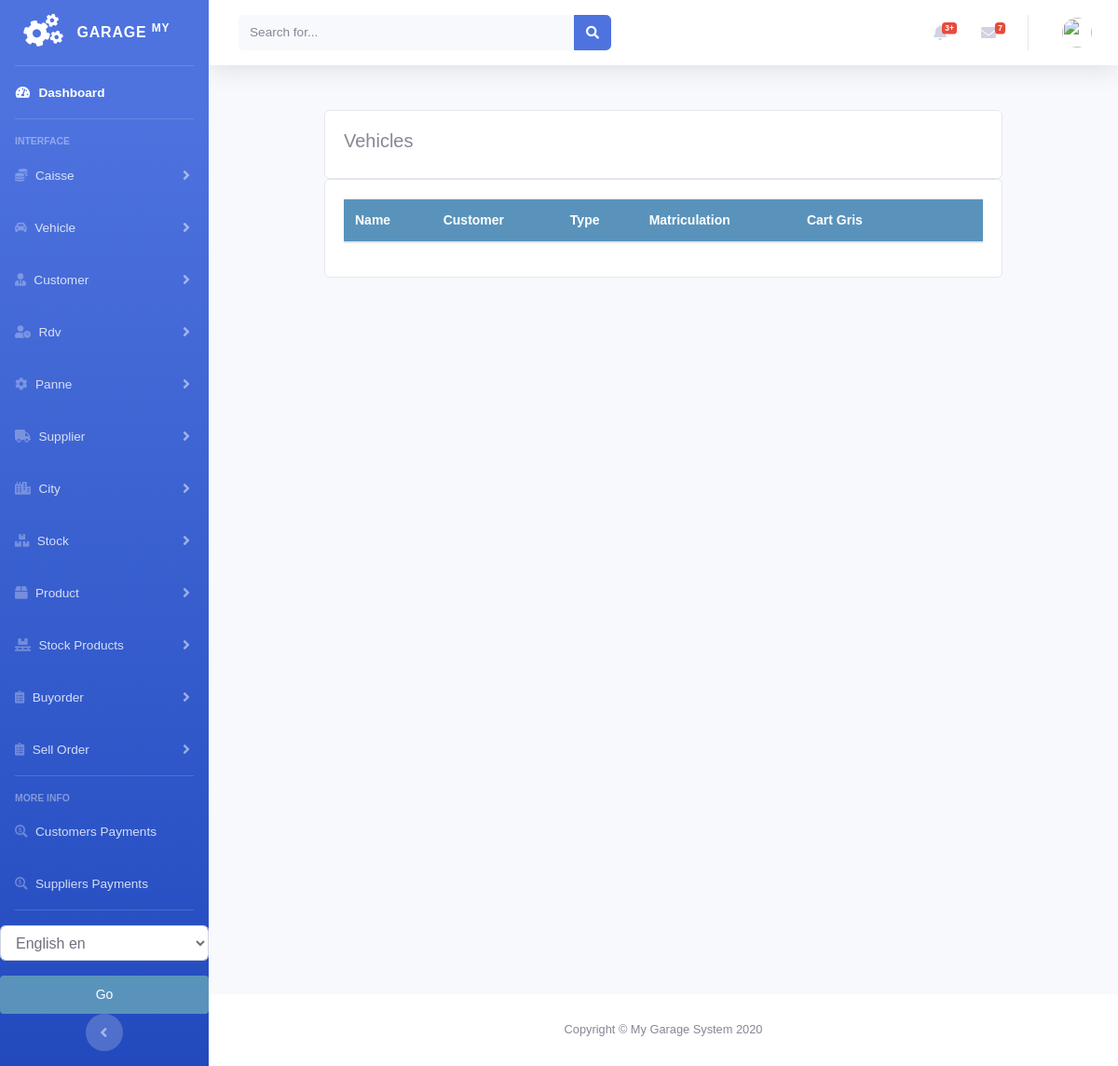
Page /vehicule/all_vehicule_list/ on the earlier database version.
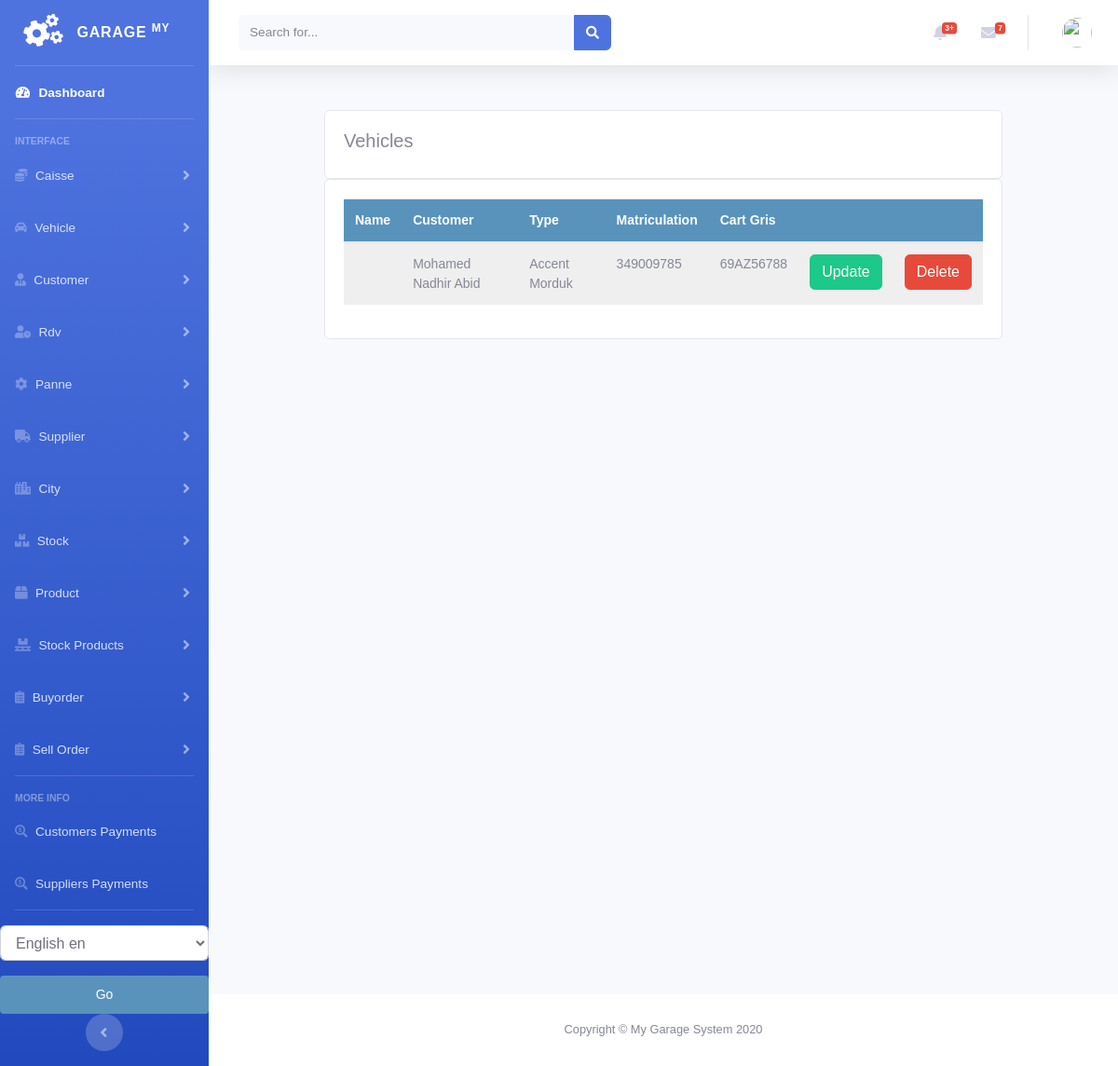
Same page on the later database version.
### vehicule/models.py (models this page shows, shortened)
class Vehicle(models.Model):
    vehicle_name = models.CharField(max_length=200, null=True)
    customer = models.ForeignKey(Customer, null=True, on_delete=models.CASCADE, related_name="vehicles")
    vehicle_type = models.ForeignKey(Type, null=True, on_delete=models.CASCADE)
    vehicle_mat = models.CharField(max_length=200, null=True)
    vehicle_cart_gris = models.CharField(max_length=200, null=True)
    date_created = models.DateTimeField(auto_now_add=True, null=True)
    updated = models.DateTimeField(auto_now=True, null=True)

class Type(models.Model):
    brand = models.ForeignKey(Brand, null=True, on_delete=models.CASCADE)
    name = models.CharField(max_length=250, null=True)
    slug = models.SlugField(max_length=200, unique=True)
    image = models.ImageField(upload_to='types/%Y/%m/%d', blank=True,)
    class Meta:
        ordering = ('name',)
        verbose_name = 'type'
        verbose_name_plural = 'types'
    def __str__(self):
        return self.name

### customer/models.py (models this page shows, shortened)
class Customer(models.Model):
    firstname = models.CharField(max_length=250, null=True)
    lastname = models.CharField(max_length=250, null=True)
    address = models.CharField(max_length=200, null=True)
    phone = models.CharField(max_length=200, null=True)
    national_number = models.CharField(max_length=200, null=True)
    email = models.EmailField(null=True)
    date_created = models.DateTimeField(auto_now_add=True, null=True)
    date_joined = models.DateField(null=True)
    debt = models.DecimalField(max_digits=10, decimal_places=2, null=True, default=0)
    def __str__(self):
        return self.firstname + " " + self.lastname

### vehicule/views.py (the view)
# urls.py: path('all_vehicule_list/', views.all_vehicule_list, name='all_vehicule_list'),
def all_vehicule_list(request):
    vehicles = Vehicle.objects.all()
    context = {
        'vehicles': vehicles,
    }
    return render(request, 'vehicule/all_list_vehicule.html', context)

### vehicule/templates/vehicule/all_list_vehicule.html (shortened to what this page needs)
{% extends 'home.html' %}
{% load static %}
{% block content %}
<br>
<div class="container">
    <div class="row">
        <div class="col-md">
            <div class="card card-body">
                <h5>Vehicles</h5>
            </div>
            <div class="card card-body">
                <table id="table_id" class="display text-center table">
                    <thead>
                    <tr>
                        <th>Name</th>
                        <th>Customer</th>
                        <th>Type</th>
                        <th>Matriculation</th>
                        <th>Cart Gris</th>
                        <th></th>
                        <th></th>
                    </tr>
                    </thead>
                    <tbody>
                    {% for veh in vehicles %}
                    <tr>
                        <td>
                        </td>
                        <td>
                            {{veh.customer}}
                        </td>
                        <td>
                            {{veh.vehicle_type}}
                        </td>
                        <td>
                            {{veh.vehicle_mat}}
                        </td>
                        <td>
                            {{veh.vehicle_cart_gris}}
                        </td>
                        <td>
                            <a class="btn btn-success " href="{% url 'vehicule:update_vehicule' veh.id %}">Update</a>
                        </td>
                        <td>
                            <a class="btn btn-danger " href="{% url 'vehicule:delete_vehicule' veh.id %}">Delete</a>
                        </td>
                    </tr>
                    {% endfor %}
                    </tbody>
                </table>
            </div>
        </div>
    </div>
</div>
{% endblock %}
{% block jsscript %}
<link rel="stylesheet" href="https://ajax.googleapis.com/ajax/libs/jqueryui/1.12.1/themes/smoothness/jquery-ui.css">
<link rel="stylesheet" href="https://cdnjs.cloudflare.com/ajax/libs/chosen/1.8.7/chosen.min.css"/>
<link rel="stylesheet" type="text/css" href="https://cdn.datatables.net/1.10.22/css/jquery.dataTables.css">
{% endblock %}

Differences in the rows shown:
added Vehicle: customer "Mohamed Nadhir Abid", vehicle_type "Accent Morduk", vehicle_mat "349009785", vehicle_cart_gris "69AZ56788"
